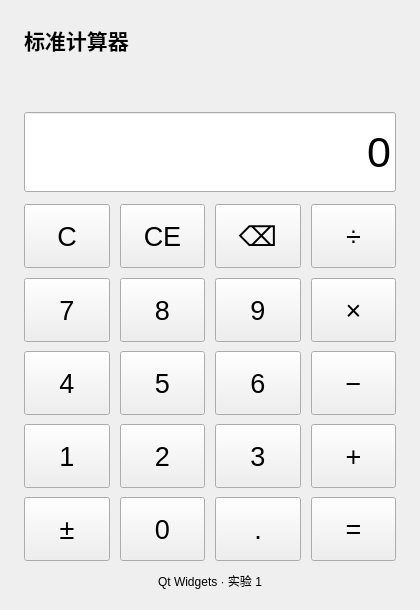
<?xml version="1.0" encoding="UTF-8"?>
<ui version="4.0">
<class>CalculatorWindow</class>
<widget class="QWidget" name="CalculatorWindow">
 <property name="geometry"><rect><x>0</x><y>0</y><width>420</width><height>610</height></rect></property>
 <property name="minimumSize"><size><width>350</width><height>560</height></size></property>
 <property name="windowTitle"><string>计算器 · Qt 实验 1</string></property>
 <property name="focusPolicy"><enum>Qt::StrongFocus</enum></property>
 <layout class="QVBoxLayout" name="mainLayout">
  <property name="spacing"><number>12</number></property>
  <property name="leftMargin"><number>24</number></property><property name="topMargin"><number>24</number></property>
  <property name="rightMargin"><number>24</number></property><property name="bottomMargin"><number>20</number></property>
  <item><widget class="QLabel" name="titleLabel"><property name="text"><string>标准计算器</string></property><property name="font"><font><pointsize>16</pointsize><bold>true</bold></font></property></widget></item>
  <item><widget class="QLabel" name="expressionLabel"><property name="minimumSize"><size><width>0</width><height>32</height></size></property><property name="text"><string/></property><property name="alignment"><set>Qt::AlignRight|Qt::AlignVCenter</set></property></widget></item>
  <item><widget class="QLineEdit" name="displayEdit"><property name="minimumSize"><size><width>0</width><height>80</height></size></property><property name="font"><font><pointsize>32</pointsize></font></property><property name="text"><string>0</string></property><property name="readOnly"><bool>true</bool></property><property name="focusPolicy"><enum>Qt::NoFocus</enum></property><property name="alignment"><set>Qt::AlignRight</set></property></widget></item>
  <item><layout class="QGridLayout" name="keypadLayout"><property name="spacing"><number>10</number></property>
<item row="0" column="0"><widget class="QPushButton" name="clearButton"><property name="minimumSize"><size><width>64</width><height>64</height></size></property><property name="sizePolicy"><sizepolicy hsizetype="Expanding" vsizetype="Expanding"><horstretch>0</horstretch><verstretch>0</verstretch></sizepolicy></property><property name="font"><font><pointsize>20</pointsize></font></property><property name="focusPolicy"><enum>Qt::NoFocus</enum></property><property name="text"><string>C</string></property><property name="command" stdset="0"><string>clear</string></property><property name="role" stdset="0"><string>utility</string></property></widget></item>
<item row="0" column="1"><widget class="QPushButton" name="clearEntryButton"><property name="minimumSize"><size><width>64</width><height>64</height></size></property><property name="sizePolicy"><sizepolicy hsizetype="Expanding" vsizetype="Expanding"><horstretch>0</horstretch><verstretch>0</verstretch></sizepolicy></property><property name="font"><font><pointsize>20</pointsize></font></property><property name="focusPolicy"><enum>Qt::NoFocus</enum></property><property name="text"><string>CE</string></property><property name="command" stdset="0"><string>clearEntry</string></property><property name="role" stdset="0"><string>utility</string></property></widget></item>
<item row="0" column="2"><widget class="QPushButton" name="backspaceButton"><property name="minimumSize"><size><width>64</width><height>64</height></size></property><property name="sizePolicy"><sizepolicy hsizetype="Expanding" vsizetype="Expanding"><horstretch>0</horstretch><verstretch>0</verstretch></sizepolicy></property><property name="font"><font><pointsize>20</pointsize></font></property><property name="focusPolicy"><enum>Qt::NoFocus</enum></property><property name="text"><string>⌫</string></property><property name="command" stdset="0"><string>backspace</string></property><property name="role" stdset="0"><string>utility</string></property></widget></item>
<item row="0" column="3"><widget class="QPushButton" name="divideButton"><property name="minimumSize"><size><width>64</width><height>64</height></size></property><property name="sizePolicy"><sizepolicy hsizetype="Expanding" vsizetype="Expanding"><horstretch>0</horstretch><verstretch>0</verstretch></sizepolicy></property><property name="font"><font><pointsize>20</pointsize></font></property><property name="focusPolicy"><enum>Qt::NoFocus</enum></property><property name="text"><string>÷</string></property><property name="command" stdset="0"><string>/</string></property><property name="role" stdset="0"><string>operator</string></property></widget></item>
<item row="1" column="0"><widget class="QPushButton" name="sevenButton"><property name="minimumSize"><size><width>64</width><height>64</height></size></property><property name="sizePolicy"><sizepolicy hsizetype="Expanding" vsizetype="Expanding"><horstretch>0</horstretch><verstretch>0</verstretch></sizepolicy></property><property name="font"><font><pointsize>20</pointsize></font></property><property name="focusPolicy"><enum>Qt::NoFocus</enum></property><property name="text"><string>7</string></property><property name="command" stdset="0"><string>7</string></property><property name="role" stdset="0"><string>digit</string></property></widget></item>
<item row="1" column="1"><widget class="QPushButton" name="eightButton"><property name="minimumSize"><size><width>64</width><height>64</height></size></property><property name="sizePolicy"><sizepolicy hsizetype="Expanding" vsizetype="Expanding"><horstretch>0</horstretch><verstretch>0</verstretch></sizepolicy></property><property name="font"><font><pointsize>20</pointsize></font></property><property name="focusPolicy"><enum>Qt::NoFocus</enum></property><property name="text"><string>8</string></property><property name="command" stdset="0"><string>8</string></property><property name="role" stdset="0"><string>digit</string></property></widget></item>
<item row="1" column="2"><widget class="QPushButton" name="nineButton"><property name="minimumSize"><size><width>64</width><height>64</height></size></property><property name="sizePolicy"><sizepolicy hsizetype="Expanding" vsizetype="Expanding"><horstretch>0</horstretch><verstretch>0</verstretch></sizepolicy></property><property name="font"><font><pointsize>20</pointsize></font></property><property name="focusPolicy"><enum>Qt::NoFocus</enum></property><property name="text"><string>9</string></property><property name="command" stdset="0"><string>9</string></property><property name="role" stdset="0"><string>digit</string></property></widget></item>
<item row="1" column="3"><widget class="QPushButton" name="multiplyButton"><property name="minimumSize"><size><width>64</width><height>64</height></size></property><property name="sizePolicy"><sizepolicy hsizetype="Expanding" vsizetype="Expanding"><horstretch>0</horstretch><verstretch>0</verstretch></sizepolicy></property><property name="font"><font><pointsize>20</pointsize></font></property><property name="focusPolicy"><enum>Qt::NoFocus</enum></property><property name="text"><string>×</string></property><property name="command" stdset="0"><string>*</string></property><property name="role" stdset="0"><string>operator</string></property></widget></item>
<item row="2" column="0"><widget class="QPushButton" name="fourButton"><property name="minimumSize"><size><width>64</width><height>64</height></size></property><property name="sizePolicy"><sizepolicy hsizetype="Expanding" vsizetype="Expanding"><horstretch>0</horstretch><verstretch>0</verstretch></sizepolicy></property><property name="font"><font><pointsize>20</pointsize></font></property><property name="focusPolicy"><enum>Qt::NoFocus</enum></property><property name="text"><string>4</string></property><property name="command" stdset="0"><string>4</string></property><property name="role" stdset="0"><string>digit</string></property></widget></item>
<item row="2" column="1"><widget class="QPushButton" name="fiveButton"><property name="minimumSize"><size><width>64</width><height>64</height></size></property><property name="sizePolicy"><sizepolicy hsizetype="Expanding" vsizetype="Expanding"><horstretch>0</horstretch><verstretch>0</verstretch></sizepolicy></property><property name="font"><font><pointsize>20</pointsize></font></property><property name="focusPolicy"><enum>Qt::NoFocus</enum></property><property name="text"><string>5</string></property><property name="command" stdset="0"><string>5</string></property><property name="role" stdset="0"><string>digit</string></property></widget></item>
<item row="2" column="2"><widget class="QPushButton" name="sixButton"><property name="minimumSize"><size><width>64</width><height>64</height></size></property><property name="sizePolicy"><sizepolicy hsizetype="Expanding" vsizetype="Expanding"><horstretch>0</horstretch><verstretch>0</verstretch></sizepolicy></property><property name="font"><font><pointsize>20</pointsize></font></property><property name="focusPolicy"><enum>Qt::NoFocus</enum></property><property name="text"><string>6</string></property><property name="command" stdset="0"><string>6</string></property><property name="role" stdset="0"><string>digit</string></property></widget></item>
<item row="2" column="3"><widget class="QPushButton" name="subtractButton"><property name="minimumSize"><size><width>64</width><height>64</height></size></property><property name="sizePolicy"><sizepolicy hsizetype="Expanding" vsizetype="Expanding"><horstretch>0</horstretch><verstretch>0</verstretch></sizepolicy></property><property name="font"><font><pointsize>20</pointsize></font></property><property name="focusPolicy"><enum>Qt::NoFocus</enum></property><property name="text"><string>−</string></property><property name="command" stdset="0"><string>-</string></property><property name="role" stdset="0"><string>operator</string></property></widget></item>
<item row="3" column="0"><widget class="QPushButton" name="oneButton"><property name="minimumSize"><size><width>64</width><height>64</height></size></property><property name="sizePolicy"><sizepolicy hsizetype="Expanding" vsizetype="Expanding"><horstretch>0</horstretch><verstretch>0</verstretch></sizepolicy></property><property name="font"><font><pointsize>20</pointsize></font></property><property name="focusPolicy"><enum>Qt::NoFocus</enum></property><property name="text"><string>1</string></property><property name="command" stdset="0"><string>1</string></property><property name="role" stdset="0"><string>digit</string></property></widget></item>
<item row="3" column="1"><widget class="QPushButton" name="twoButton"><property name="minimumSize"><size><width>64</width><height>64</height></size></property><property name="sizePolicy"><sizepolicy hsizetype="Expanding" vsizetype="Expanding"><horstretch>0</horstretch><verstretch>0</verstretch></sizepolicy></property><property name="font"><font><pointsize>20</pointsize></font></property><property name="focusPolicy"><enum>Qt::NoFocus</enum></property><property name="text"><string>2</string></property><property name="command" stdset="0"><string>2</string></property><property name="role" stdset="0"><string>digit</string></property></widget></item>
<item row="3" column="2"><widget class="QPushButton" name="threeButton"><property name="minimumSize"><size><width>64</width><height>64</height></size></property><property name="sizePolicy"><sizepolicy hsizetype="Expanding" vsizetype="Expanding"><horstretch>0</horstretch><verstretch>0</verstretch></sizepolicy></property><property name="font"><font><pointsize>20</pointsize></font></property><property name="focusPolicy"><enum>Qt::NoFocus</enum></property><property name="text"><string>3</string></property><property name="command" stdset="0"><string>3</string></property><property name="role" stdset="0"><string>digit</string></property></widget></item>
<item row="3" column="3"><widget class="QPushButton" name="addButton"><property name="minimumSize"><size><width>64</width><height>64</height></size></property><property name="sizePolicy"><sizepolicy hsizetype="Expanding" vsizetype="Expanding"><horstretch>0</horstretch><verstretch>0</verstretch></sizepolicy></property><property name="font"><font><pointsize>20</pointsize></font></property><property name="focusPolicy"><enum>Qt::NoFocus</enum></property><property name="text"><string>+</string></property><property name="command" stdset="0"><string>+</string></property><property name="role" stdset="0"><string>operator</string></property></widget></item>
<item row="4" column="0"><widget class="QPushButton" name="signButton"><property name="minimumSize"><size><width>64</width><height>64</height></size></property><property name="sizePolicy"><sizepolicy hsizetype="Expanding" vsizetype="Expanding"><horstretch>0</horstretch><verstretch>0</verstretch></sizepolicy></property><property name="font"><font><pointsize>20</pointsize></font></property><property name="focusPolicy"><enum>Qt::NoFocus</enum></property><property name="text"><string>±</string></property><property name="command" stdset="0"><string>sign</string></property><property name="role" stdset="0"><string>utility</string></property></widget></item>
<item row="4" column="1"><widget class="QPushButton" name="zeroButton"><property name="minimumSize"><size><width>64</width><height>64</height></size></property><property name="sizePolicy"><sizepolicy hsizetype="Expanding" vsizetype="Expanding"><horstretch>0</horstretch><verstretch>0</verstretch></sizepolicy></property><property name="font"><font><pointsize>20</pointsize></font></property><property name="focusPolicy"><enum>Qt::NoFocus</enum></property><property name="text"><string>0</string></property><property name="command" stdset="0"><string>0</string></property><property name="role" stdset="0"><string>digit</string></property></widget></item>
<item row="4" column="2"><widget class="QPushButton" name="decimalButton"><property name="minimumSize"><size><width>64</width><height>64</height></size></property><property name="sizePolicy"><sizepolicy hsizetype="Expanding" vsizetype="Expanding"><horstretch>0</horstretch><verstretch>0</verstretch></sizepolicy></property><property name="font"><font><pointsize>20</pointsize></font></property><property name="focusPolicy"><enum>Qt::NoFocus</enum></property><property name="text"><string>.</string></property><property name="command" stdset="0"><string>decimal</string></property><property name="role" stdset="0"><string>digit</string></property></widget></item>
<item row="4" column="3"><widget class="QPushButton" name="equalsButton"><property name="minimumSize"><size><width>64</width><height>64</height></size></property><property name="sizePolicy"><sizepolicy hsizetype="Expanding" vsizetype="Expanding"><horstretch>0</horstretch><verstretch>0</verstretch></sizepolicy></property><property name="font"><font><pointsize>20</pointsize></font></property><property name="focusPolicy"><enum>Qt::NoFocus</enum></property><property name="text"><string>=</string></property><property name="command" stdset="0"><string>equals</string></property><property name="role" stdset="0"><string>equals</string></property></widget></item>
  </layout></item>
  <item><widget class="QLabel" name="keyboardHintLabel"><property name="text"><string>Qt Widgets · 实验 1</string></property><property name="alignment"><set>Qt::AlignCenter</set></property><property name="wordWrap"><bool>true</bool></property></widget></item>
 </layout>
</widget>
<resources/>
<connections/>
</ui>
